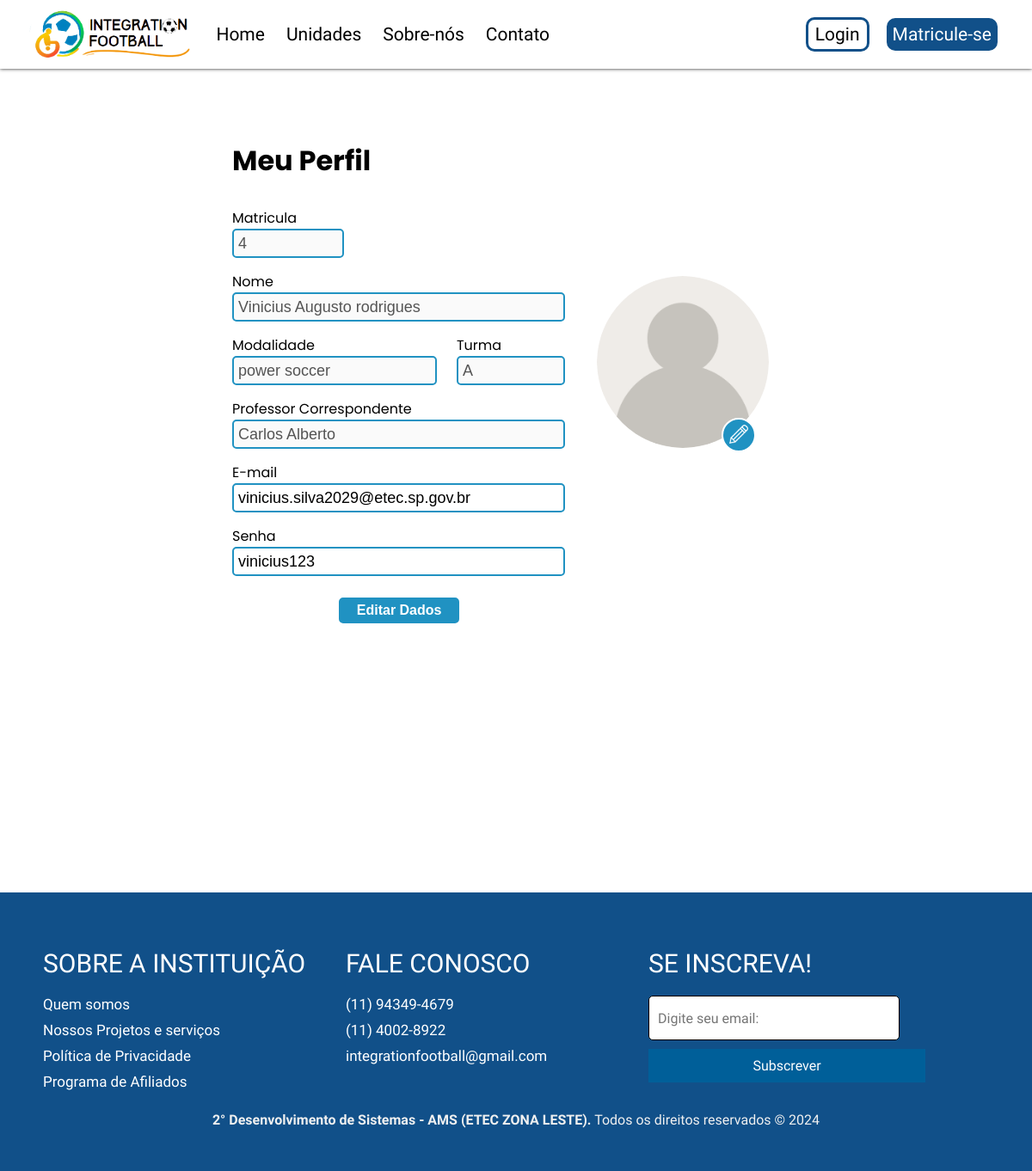
Before: /perfilAluno.php with the older database file.
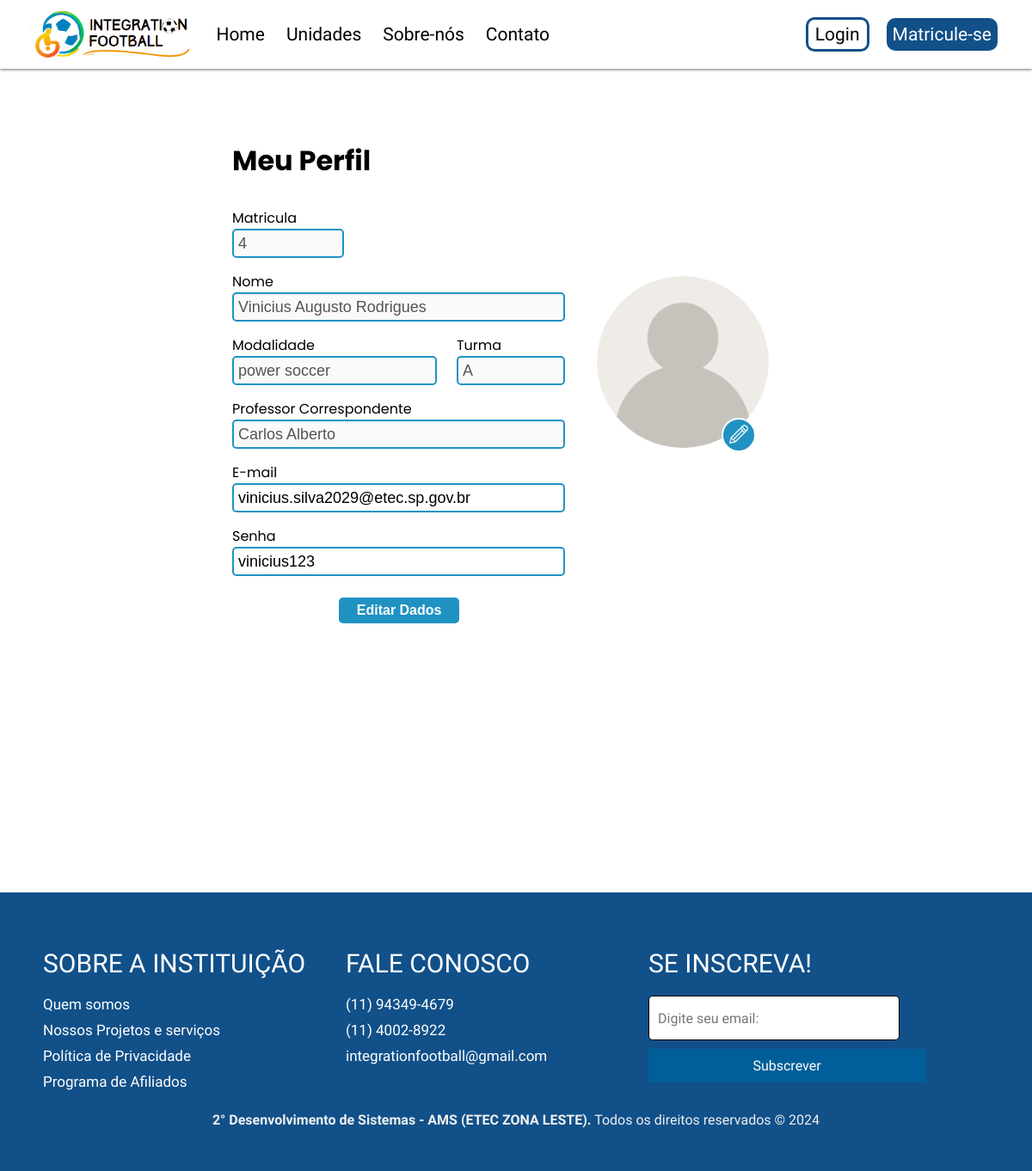
After: the same page with the newer database file.
### tables this page shows
CREATE TABLE `alunos` (
  `id_aluno` int(10) UNSIGNED NOT NULL,
  `data_nasc` date NOT NULL,
  `cpf_aluno` int(11) NOT NULL,
  `telefone_aluno` int(11) NOT NULL,
  `nome_aluno` varchar(255) NOT NULL,
  `email_aluno` varchar(255) NOT NULL,
  `senha` varchar(255) NOT NULL,
  `id_turma` int(10) UNSIGNED DEFAULT NULL
);

CREATE TABLE `modalidade` (
  `id` int(11) NOT NULL,
  `nome_modalidade` varchar(200) NOT NULL,
  `descricao` varchar(155) NOT NULL
);

CREATE TABLE `turma` (
  `id_turma` int(10) UNSIGNED NOT NULL,
  `nome_turma` varchar(50) DEFAULT NULL,
  `id_professor` int(11) DEFAULT NULL,
  `id_instituicao` int(11) DEFAULT NULL,
  `id_modalidade` int(11) DEFAULT NULL
);

CREATE TABLE `professores` (
  `id` int(11) NOT NULL,
  `nome_professor` varchar(255) NOT NULL,
  `cpf_professor` int(11) NOT NULL,
  `data_nasc` date NOT NULL,
  `email_professor` varchar(255) NOT NULL,
  `senha` varchar(55) NOT NULL,
  `telefone_professor` int(11) NOT NULL
);

### controller/conexao.php (called while the page is built, shortened)
<?php
class Conexao {
    private $host = "localhost";
    private $usuario = "root";
    private $senha = "";
    private $banco = "integrationfootball";
    private $conexao;
    public function __construct() {
        $this->conexao = new mysqli($this->host, $this->usuario, $this->senha, $this->banco);
    }
    public function getConexao() {
        return $this->conexao;
    }
}
?>

### controller/alunocontroller.php (called while the page is built, shortened)
<?php
require_once $_SERVER['DOCUMENT_ROOT'].'/Integration-Football/Integration-Football/model/alunoModel.php';
class AlunoController {
    private $aluno;
    public function __construct() {
        $this->aluno = new Aluno();
        if(isset($_POST['crud'])){
            if($_POST['crud']=="INSERT"){
                $this->inserir();
            }elseif($_POST['crud']=="UPDATE"){
                 $this->atualizar();
            }elseif($_POST['crud']=="DELETE"){
                $this->deletar();
            }
            header("Location:" . "../principal.php");
        }else{
            $this->listar();
        }
    }
    public function listar(){
        return $this->aluno->listar();
    }
    public function buscarPorId($id){
        return $this->aluno->buscarPorId($id);
    }
}
?>

### model/alunoModel.php (called while the page is built, shortened)
<?php
require_once $_SERVER['DOCUMENT_ROOT'] . "/Integration-Football/Integration-Football/controller/conexao.php";
class Aluno {
    private $conexao;
    public function __construct() {
            $this->conexao = new Conexao();
}
    public function buscarPorId($id){
        $sql = "SELECT * FROM alunos WHERE id_aluno = ?";
        $stmt = $this->conexao->getConexao()->prepare($sql);
        $stmt->bind_param('i', $id);
        $stmt->execute();
        $result = $stmt->get_result();
        $aluno = $result->fetch_assoc();
        return $aluno;
    }
    public function listar(){
        $sql = "SELECT * FROM alunos";
        $stmt = $this->conexao->getConexao()->prepare($sql);
        $stmt->execute();
        $result = $stmt->get_result();
        $alunos = [];
        while($aluno = $result->fetch_assoc()){
            $alunos[] = $aluno;
        }
        return $alunos;
    }
}
?>

### controller/modalidadecontroller.php (called while the page is built, shortened)
<?php
require_once $_SERVER['DOCUMENT_ROOT'] . '/Integration-Football/Integration-Football/model/modalidadeModel.php';
class ModalidadeController
{
    private $modalidade;
    public function __construct()
    {
        $this->modalidade = new Modalidade();
        if (isset($_POST['crud'])) {
            if ($_POST['crud'] == "INSERT") {
                $this->inserir();
            } elseif ($_POST['crud'] == "UPDATE") {
                $this->atualizar();
            } elseif ($_POST['crud'] == "DELETE") {
                $this->deletar();
            }
            header("Location:" . "../principal.php");
            exit;
        } else {
            $this->listar();
        }
    }
    public function listar()
    {
        $modalidades = $this->modalidade->listar();
        return $modalidades;
    }
}
?>

### model/modalidadeModel.php (called while the page is built, shortened)
<?php
require_once $_SERVER['DOCUMENT_ROOT'] . "/Integration-Football/Integration-Football/controller/conexao.php";
class Modalidade {
    private $conexao;
    public function __construct() {
        $this->conexao = new Conexao();
    }
    public function listar() {
        $sql = "SELECT * FROM modalidade";
        $stmt = $this->conexao->getConexao()->prepare($sql);
        $stmt->execute();
        $result = $stmt->get_result();
        $modalidades = [];
        while ($modalidade = $result->fetch_assoc()) {
            $modalidades[] = $modalidade;
        }
        return $modalidades;
    }
}
?>

### controller/turmacontroller.php (called while the page is built, shortened)
<?php
require_once $_SERVER['DOCUMENT_ROOT'] . '/Integration-Football/Integration-Football/model/turmaModel.php';
class TurmaController
{
    private $turma;
    public function __construct()
    {
        $this->turma = new Turma();
        if (isset($_POST['crud'])) {
            if ($_POST['crud'] == "INSERT") {
                $this->inserir();
            } elseif ($_POST['crud'] == "UPDATE") {
                $this->atualizar();
            } elseif ($_POST['crud'] == "DELETE") {
                $this->deletar();
            }
            header("Location:" . "../principal.php");
        } else {
            $this->listar();
        }
    }
    public function listar()
    {
        return $this->turma->listar();
    }
    public function buscarPorId($id)
    {
        return $this->turma->buscarPorId($id);
    }
}
?>

### model/turmaModel.php (called while the page is built, shortened)
<?php
require_once $_SERVER['DOCUMENT_ROOT'] . "/Integration-Football/Integration-Football/controller/conexao.php";
class Turma {
    private $conexao;
    public function __construct() {
        $this->conexao = new Conexao();
    }
    public function buscarPorId($id) {
        $sql = "SELECT * FROM turma WHERE id_turma = ?";
        $stmt = $this->conexao->getConexao()->prepare($sql);
        $stmt->bind_param('i', $id);
        $stmt->execute();
        $result = $stmt->get_result();
        $turma = $result->fetch_assoc();
        return $turma;
    }
    public function listar() {
        $sql = "SELECT * FROM turma";
        $stmt = $this->conexao->getConexao()->prepare($sql);
        $stmt->execute();
        $result = $stmt->get_result();
        $turmas = [];
        while ($turma = $result->fetch_assoc()) {
            $turmas[] = $turma;
        }
        return $turmas;
    }
}
?>

### controller/professorcontroller.php (called while the page is built, shortened)
<?php
require_once $_SERVER['DOCUMENT_ROOT'] . '/Integration-Football/Integration-Football/model/professorModel.php';
class ProfessorController
{
    private $professor;
    public function __construct()
    {
        $this->professor = new Professor();
        if (isset($_POST['crud'])) {
            if ($_POST['crud'] == "INSERT") {
                $this->inserir();
            } elseif ($_POST['crud'] == "UPDATE") {
                $this->atualizar();
            } elseif ($_POST['crud'] == "DELETE") {
                $this->deletar();
            }
            header("Location:" . "../principal.php");
        } else {
            $this->listar();
        }
    }
    public function listar()
    {
        return $this->professor->listar();
    }
}

### model/professorModel.php (called while the page is built, shortened)
<?php
require_once $_SERVER['DOCUMENT_ROOT'] . "/Integration-Football/Integration-Football/controller/conexao.php";
class Professor
{
    private $conexao;
    public function __construct()
    {
        $this->conexao = new Conexao();
    }
    public function listar()
    {
        $sql = "SELECT * FROM professores";
        $stmt = $this->conexao->getConexao()->prepare($sql);
        $stmt->execute();
        $result = $stmt->get_result();
        $professores = [];
        while ($professor = $result->fetch_assoc()) {
            $professores[] = $professor;
        }
        return $professores;
    }
}

### perfilAluno.php (the view, shortened to what the rows shown need)
<?php
require_once $_SERVER['DOCUMENT_ROOT'].'/Integration-Football/Integration-Football/controller/alunocontroller.php';
require_once $_SERVER['DOCUMENT_ROOT'].'/Integration-Football/Integration-Football/controller/professorcontroller.php';
require_once $_SERVER['DOCUMENT_ROOT'].'/Integration-Football/Integration-Football/controller/turmacontroller.php';
require_once $_SERVER['DOCUMENT_ROOT'].'/Integration-Football/Integration-Football/controller/modalidadecontroller.php';
  include_once('./templetes/menu.php');
  $id = 4;
  $alunocontroller = new alunocontroller();
  $aluno = $alunocontroller->buscarPorId($id);
  $turmacontroller = new TurmaController();
  $turma = $turmacontroller->buscarPorId($aluno['id_turma']);
  $professorcontroller = new ProfessorController();
  $professor = $professorcontroller->buscarPorId($turma['id_professor']);
  $modalidadecontroller = new ModalidadeController();
  $modalidade = $modalidadecontroller->buscarPorId($turma['id_modalidade']);
?>
<div class="container">
  <div id="perfil">
    <form id="form" action="">
        <h1 id="titulo">Meu Perfil</h1>
        <div id="informacoes">
            <div id="bloco1">
                <label for="input-matricula">Matricula</label>
                <input id="input-matricula" type="text" name="matricula" value="<?= $aluno['id_aluno'] ?>" disabled>
                <label for="input-nome">Nome</label>
                <input id="input-nome" type="text" name="nome" value="<?= $aluno['nome_aluno'] ?>" disabled>
                <div id="modalidade-turma">
                    <div id="modalidade">
                        <label for="input-modalidade">Modalidade</label>
                        <input id="input-modalidade" type="text" disabled  value="<?= $modalidade['nome_modalidade'] ?>">
                    </div>
                    <div id="turma">
                        <label for="input-turma">Turma</label>
                        <input id="input-turma" type="text" value="<?= $turma['nome_turma'] ?>" disabled>
                    </div>
                </div>
                <label for="input-professor">Professor Correspondente</label>
                <input id="input-professor"  type="text" value="<?= $professor['nome_professor'] ?>"  disabled>
                <label for="input-email">E-mail</label>
                <input id="input-email" type="text" value="<?= $aluno['email_aluno'] ?>">
                <label for="input-senha">Senha</label>
                <input id="input-senha" type="text" value="<?= $aluno['senha'] ?>">
                <button id="btn-enviar" type="submit">Editar Dados</button>
            </div>
        </div>
    </form>
  </div>
<br><br><br><br><br>
</div>

Changed rows visible on the page:
changed alunos "vinicius.silva2029@etec.sp.gov.br": nome "Vinicius Augusto rodrigues" → "Vinicius Augusto Rodrigues"
